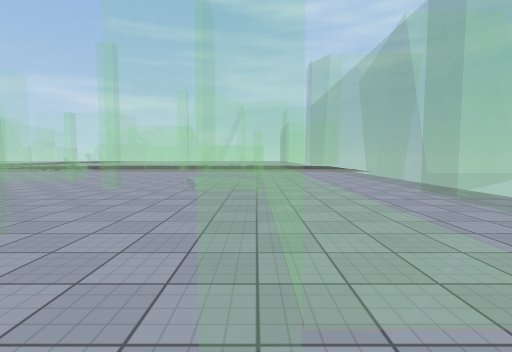
view 1 (above)

16 first-person views from a walk through a 3-D level made in the Unity game engine. The camera is 1.4 m above the floor, tilts 4° down and sees 85° across. The floor is counted in squares, 2 m on a side. Each view is taken from the middle of a square. On the plan, view 1 faces up. The plan holds only what a view shows up to about 9 squares ahead; the rest is blank. The place goes on beyond the plan. The player character is not drawn. Some surface patterns are stand-ins.

view 2
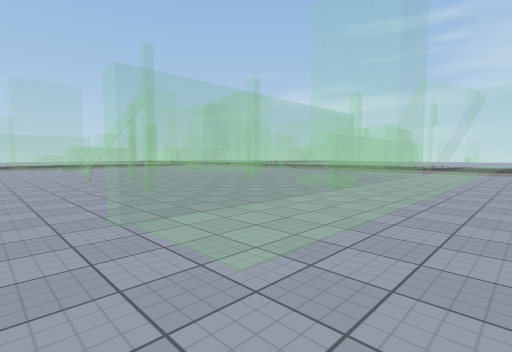

view 3
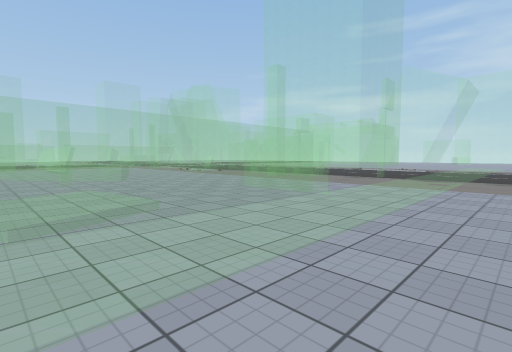

view 4
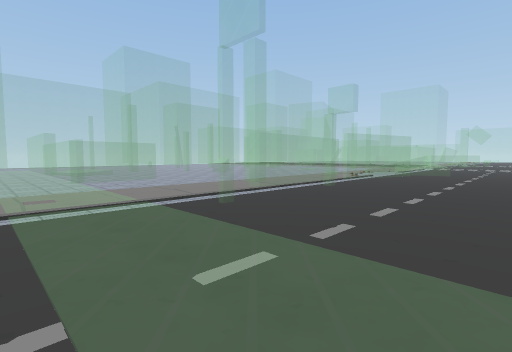

view 5
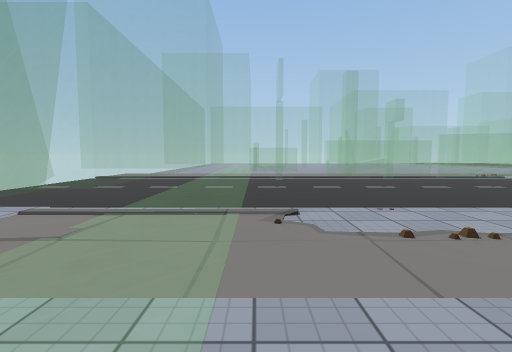

view 6
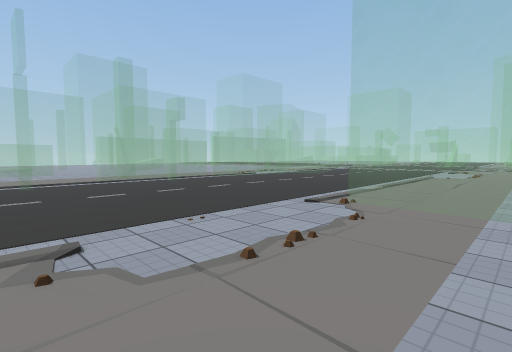

view 7
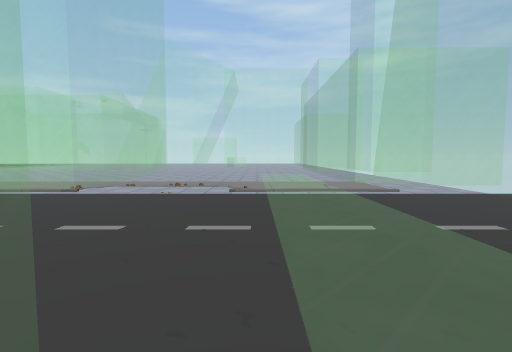

view 8
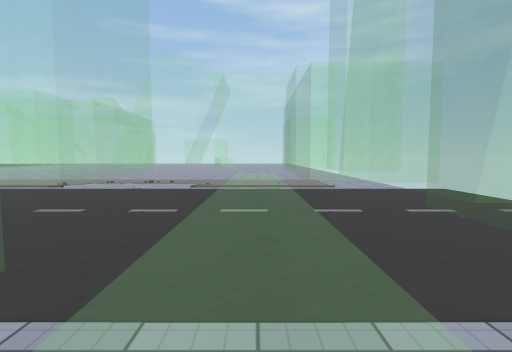

view 9
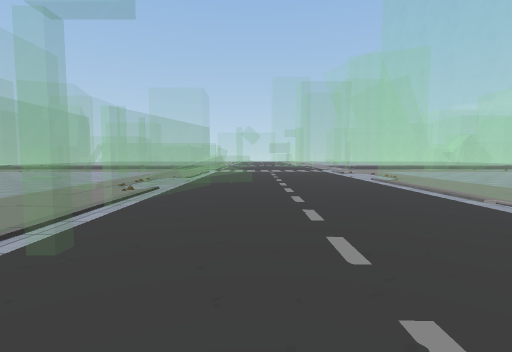

view 10
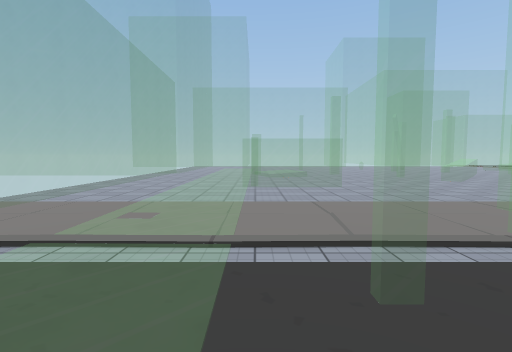

view 11
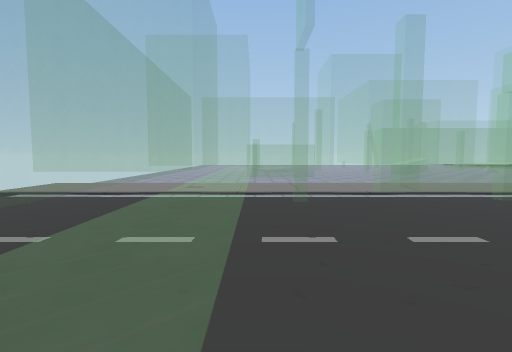

view 12
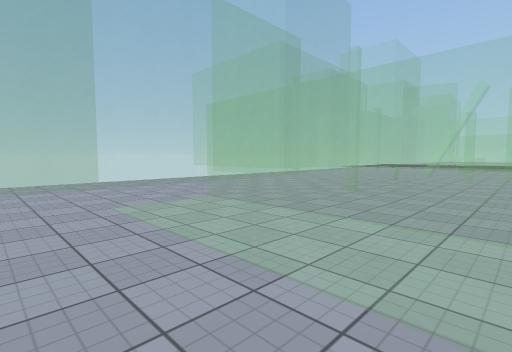

view 13
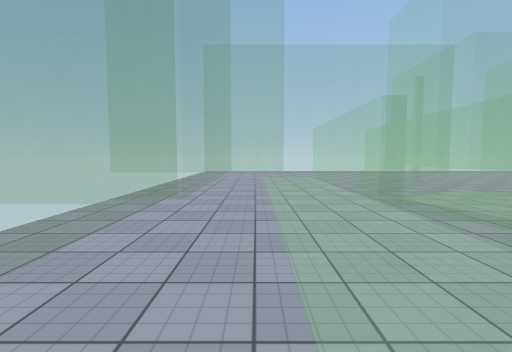

view 14
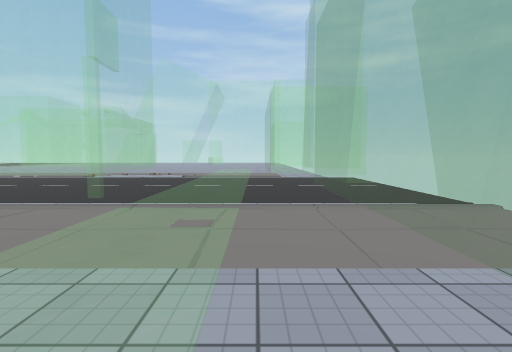

view 15
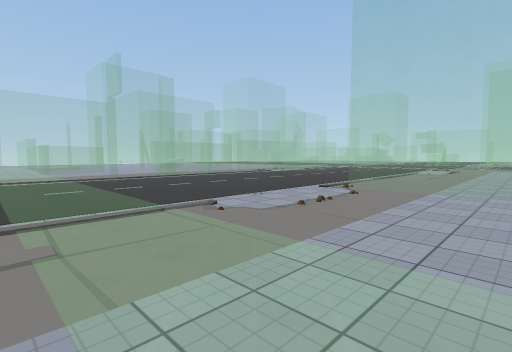

view 16
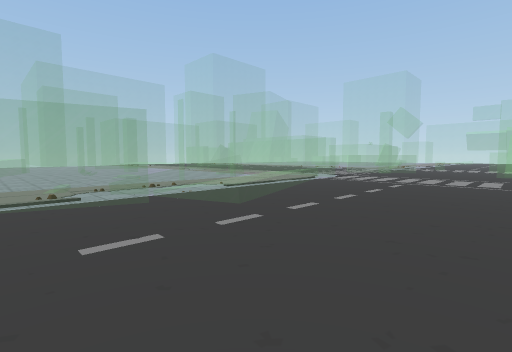

### Floor plan
Key: @ floor where view 1 was taken; . main floor; : floor 0.25 m higher than the main floor; / step, stairs or slope; = window, fence, low wall or low ledge; ^ raised ledge.
Columns run from 18 left of view 1 to 7 right of it. Each row starts with its distance up from view 1.
 24        == =====......=====
 23        ========......=====
 22        ========....  ..===
 21        ========....  ..===
 20   .....................===
 19 =......................===
 18 ......................====
 17  .......=.............====
 16   ...//====......=....====
 15    .////========.....=====
 14       /.///.       .  ==
 13       .=../.  .=......===
 12        ...............====
 11        .........==....====
 10        ...........=...===
  9           ..^.....=...====
  8           .^......=...====
  7           ^..=../:=...===
  6             ...=./=...==
  5             ......=...===
  4           ==......=...====
  3           .=......=...====
  2           ..=...=.=...====
  1           ........=...====
  0             ......@...
 -1               ........
 -2                 =====
 -3                  ====
 -4                   ===
 -5                    ==
 -6                     =

Where each view was taken, in squares from view 1:
view 1: 0 up, 0 right, facing up
view 2: 0 up, 3 right, facing up-left
view 3: 6 up, 3 right, facing up-left
view 4: 19 up, 2 right, facing down-left
view 5: 24 up, 0 right, facing down
view 6: 23 up, 0 right, facing down-left
view 7: 15 up, 0 right, facing up
view 8: 14 up, 1 right, facing up
view 9: 17 up, 2 left, facing left
view 10: 17 up, 0 right, facing down
view 11: 20 up, 0 right, facing down
view 12: 5 up, 3 right, facing down-left
view 13: 10 up, 2 right, facing down
view 14: 11 up, 2 right, facing up
view 15: 24 up, 2 right, facing down-left
view 16: 20 up, 7 left, facing down-left
